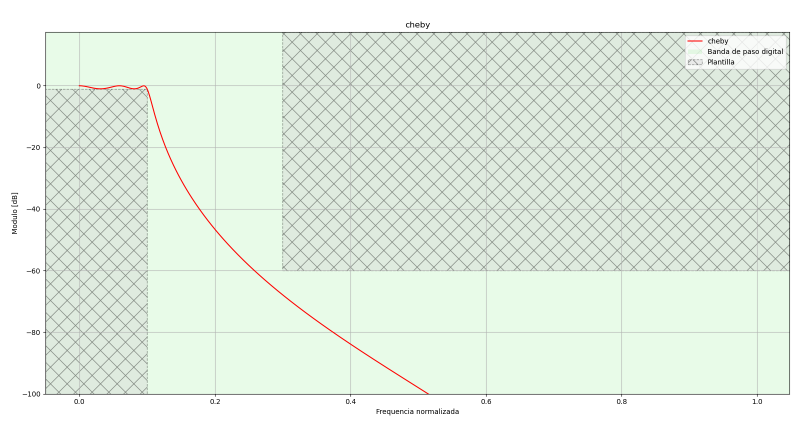
#> input picture src/Tplab2/Simulacion_comparacion_Cheby_v1.PNG, 1620 x 855 px (shown at 1/2 size)
$ jupyter execute Campos_Tplab2.ipynb
#> lines starting #> are read from the running program, lines starting #| are printed output that depends on the picture


#### Teoría de Circuitos II

# Trabajo Practico de 2do Laboratorio

Autor: Hernán Leonel Campos

#### Filtros Pedidos

| Filtro | Fun. de Aprox. | Frec. de corte | Frec. de stop | Max. aten. | Min. Aten |
| --- | --- | --- | --- | --- | --- |
| A | Chebyshev | 100 Hz | 300 kHz | 1 dB | 60 dB |

| Filtro | Tipo | Frec. notch | BW @ 3dB |
| --- | --- | --- | --- |
| B | Notch | 50 Hz | 1 Hz |

### Chebyshev


(Simulación)

(Practica)

[cell 1]
from PIL import Image
from IPython.display import display

img1 = Image.open("Simulacion_comparacion_Cheby_v1.PNG").convert("RGBA")
#> img1 is the input picture: PIL image 1620x855 RGBA; mean R, G, B, A 227.1, 237.8, 226.7, 255
img2 = Image.open("./Cheby.PNG").convert("RGBA")
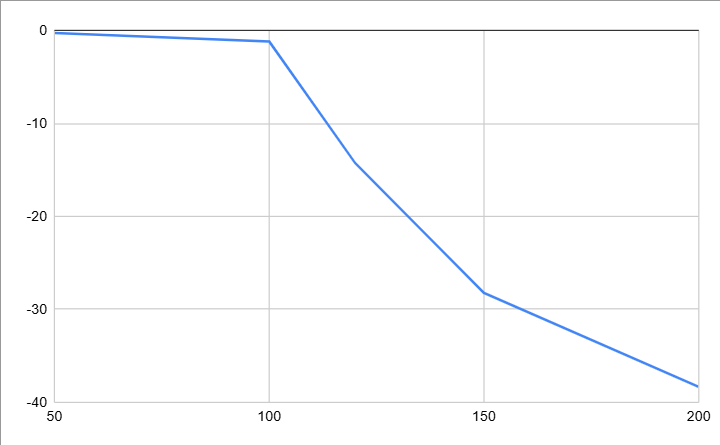
#> input picture src/Tplab2/Cheby.PNG, 720 x 445 px
#> img2 is the input picture: PIL image 720x445 RGBA; mean R, G, B, A 251.8, 252.2, 252.9, 255

img2 = img2.resize((220, 300))
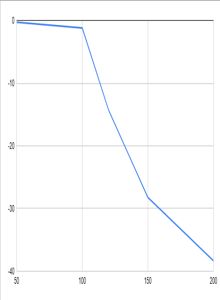
#> img2: PIL image 220x300 RGBA; mean R, G, B, A 251.8, 252.2, 252.9, 255


x = 210
y = 150

img2.putalpha(
    img2.getchannel("A").point(lambda p: int(p * 0.8))
)

img1.alpha_composite(img2, (x, y))


display(img1)

Como se puede ver, lo obtenido en la practica es casi igual a lo simulado. Para más precision se tuviesen que haber medido más puntos. Pero el osciloscopio no medía debajo de 40dB con la tension aplicada. (fs=2khz)

### Notch


(Simulacion)

(Practica)

[cell 2]
from PIL import Image
from IPython.display import display


img1 = Image.open("./Simulacion_Notch.PNG").convert("RGBA")
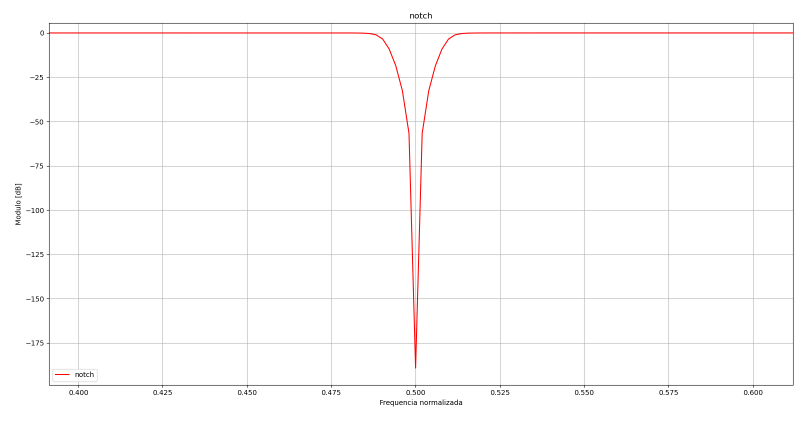
#> input picture src/Tplab2/Simulacion_Notch.PNG, 1610 x 841 px (shown at 1/2 size)
#> img1 is the input picture: PIL image 1610x841 RGBA; mean R, G, B, A 252.4, 251.4, 251.4, 255
img2 = Image.open("./Notch.PNG").convert("RGBA")
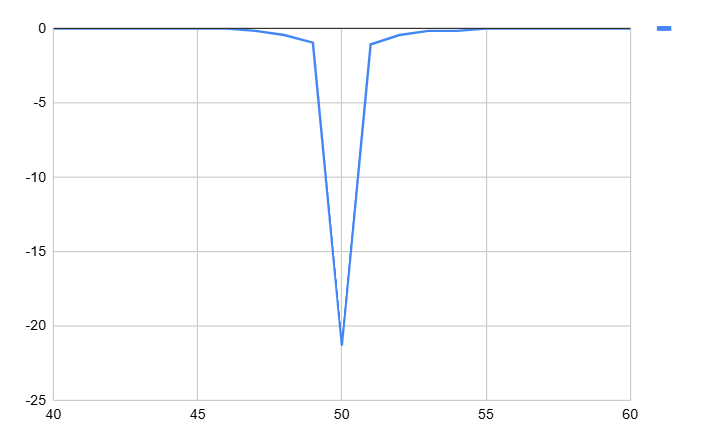
#> input picture src/Tplab2/Notch.PNG, 710 x 437 px
#> img2 is the input picture: PIL image 710x437 RGBA; mean R, G, B, A 251.9, 252.4, 253.1, 255


img2 = img2.resize((1670, 100))
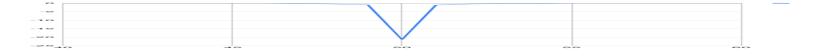
#> img2: PIL image 1670x100 RGBA (shown at 1/2 size); mean R, G, B, A 251.8, 252.3, 253.1, 255


x = 30
y = 60

img2.putalpha(
    img2.getchannel("A").point(lambda p: int(p * 0.8))
)

img1.alpha_composite(img2, (x, y))


display(img1)

El filtro notch en la practica no llega al mismo nivel de atenuacion que el simulado, por temas de medición. Pero el ancho de banda de 1hz y frecuencia central en 50hz se respetan. (fs =200hz)

### Fir Pasabajos


(Simulacion)


(Practica)

[cell 3]
from PIL import Image
from IPython.display import display


img1 = Image.open("./Simulacion_Fir_Pasabajo.PNG").convert("RGBA")
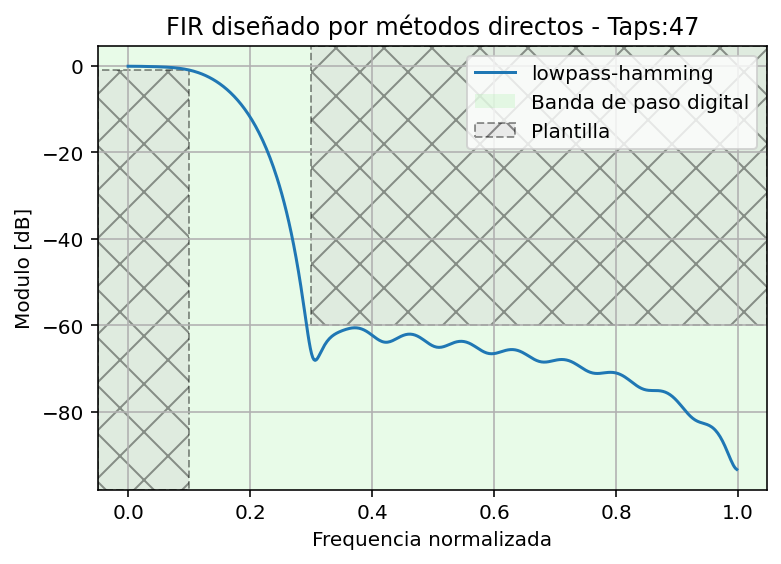
#> input picture src/Tplab2/Simulacion_Fir_Pasabajo.png, 781 x 564 px, found by its file name
#> img1 is the input picture: PIL image 781x564 RGBA; mean R, G, B, A 225.4, 234.8, 226.3, 255
img2 = Image.open("./Fir_Pasabajos_v2.PNG").convert("RGBA")
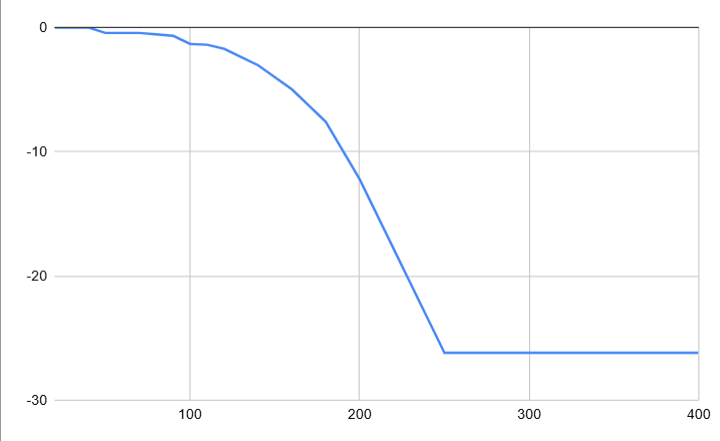
#> input picture src/Tplab2/Fir_Pasabajos_v2.PNG, 720 x 441 px
#> img2 is the input picture: PIL image 720x441 RGBA; mean R, G, B, A 252.2, 252.6, 253.2, 255


img2 = img2.resize((280, 150))
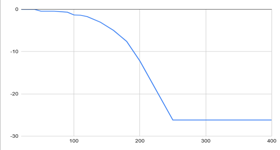
#> img2: PIL image 280x150 RGBA; mean R, G, B, A 252, 252.5, 253.2, 255


x = 110
y = 56

img2.putalpha(
    img2.getchannel("A").point(lambda p: int(p * 0.8))
)

img1.alpha_composite(img2, (x, y))
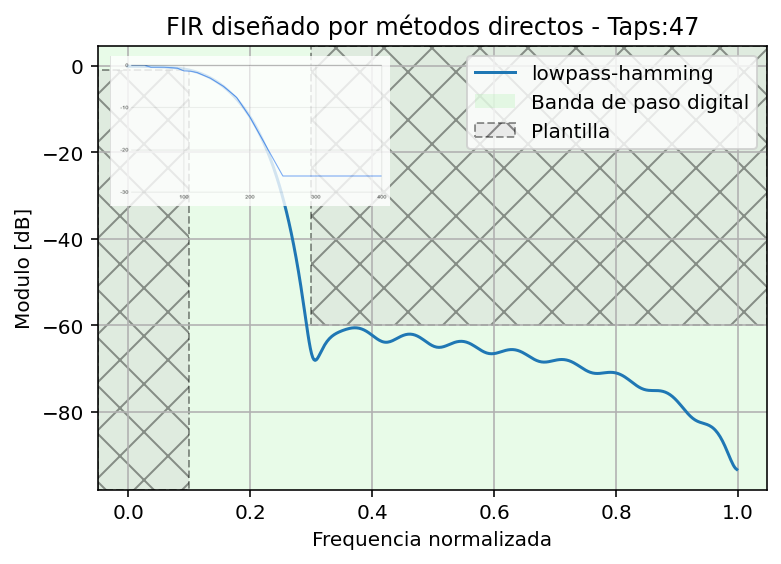
#> img1: PIL image 781x564 RGBA; mean R, G, B, A 228.1, 236.4, 229, 255


display(img1)
